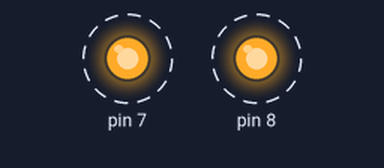
Bench run of a sketch on a simulated Arduino Uno, built with avr-gcc and run on an emulated ATmega328P. Shown: output pins drawn as LEDs (lit = HIGH). Dashed ring = blinking.

Above: at 0.5 s.
Timing chart, 0 to 4.6 s (numbered marks = the images above):
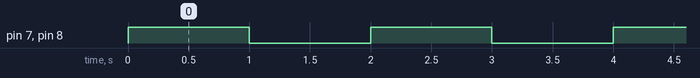

Measured:
- by itself, pin 7, pin 8: alternates HIGH for 1.0 s and LOW for 1.0 s

The sketch:

paradeo_simultaneo.ino
```cpp
void setup()
{
  pinMode(8, OUTPUT);
  pinMode(7, OUTPUT);
}

void loop()
{
  digitalWrite(8, 1);
  digitalWrite(7, 1);
  delay(1000);
  digitalWrite(8, 0);
  digitalWrite(7, 0);
  delay(1000);
}
```
